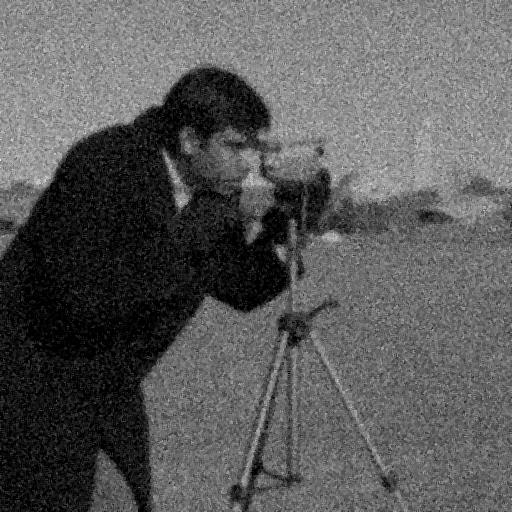
#> input picture outputs/restored/inference_result.png, 512 x 512 px
$ python inference.py --input outputs/restored/inference_result.png
#> lines starting #> are read from the running program, lines starting #| are printed output that depends on the picture
#> in main, img is the input picture: PIL image 512x512 L; min 0, max 241, mean 89.7
### src/models/classical_restore.py
"""
classical_restore.py

CLASSICAL (non-AI) restoration baseline.

Uses Non-Local Means Denoising (much stronger against Gaussian sensor
noise than a basic median filter) followed by light unsharp masking
to restore edge sharpness without re-amplifying noise.
"""

import os
import numpy as np
import cv2
from PIL import Image
from scipy.ndimage import gaussian_filter
import sys

sys.path.append(os.path.join(os.path.dirname(__file__), "..", "evaluation"))
from metrics import evaluate_all

CLEAN_DIR = os.path.join("data", "clean")
DEGRADED_DIR = os.path.join("data", "degraded")
RESTORED_DIR = os.path.join("outputs", "restored", "classical")
os.makedirs(RESTORED_DIR, exist_ok=True)


def classical_restore(degraded_array):
    img_uint8 = degraded_array.astype(np.uint8)

    denoised = cv2.fastNlMeansDenoising(img_uint8, None, h=10, templateWindowSize=7, searchWindowSize=21)

    denoised_float = denoised.astype(np.float32)
    blurred = gaussian_filter(denoised_float, sigma=1.0)
    sharpened = denoised_float + 0.5 * (denoised_float - blurred)
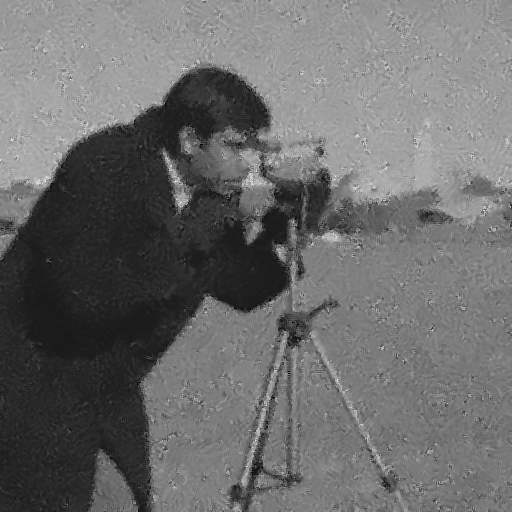
#> sharpened: shape (512, 512) float32; min -24.16, max 244.6, mean 89.6; drawn with min black and max white

    restored = np.clip(sharpened, 0, 255).astype(np.uint8)
    return restored


# [50 lines left out: function main, not called in this run]


# [2 lines that do not run on import are left out]

### inference.py
"""
inference.py

Simple command-line restoration tool.

Usage:
    python inference.py --input path\to\image.png

Loads an image, applies classical restoration (denoise + sharpen),
and saves the result to outputs/restored/inference_result.png
"""

import os
import sys
import argparse
import numpy as np
from PIL import Image

sys.path.append(os.path.join("src", "models"))
from classical_restore import classical_restore

OUTPUT_DIR = os.path.join("outputs", "restored")
os.makedirs(OUTPUT_DIR, exist_ok=True)


def main():
    parser = argparse.ArgumentParser(description="Restore a degraded image.")
    parser.add_argument("--input", required=True, help="Path to the input image")
    args = parser.parse_args()

    if not os.path.exists(args.input):
        print("Error: input file not found:", args.input)
        return

    print("Loading image:", args.input)
    img = Image.open(args.input).convert("L")
    img_array = np.array(img)

    print("Applying restoration...")
    restored_array = classical_restore(img_array)

    out_path = os.path.join(OUTPUT_DIR, "inference_result.png")
    Image.fromarray(restored_array).save(out_path)

    print("Done!")
    print("Restored image saved to:", out_path)


if __name__ == "__main__":
    main()
